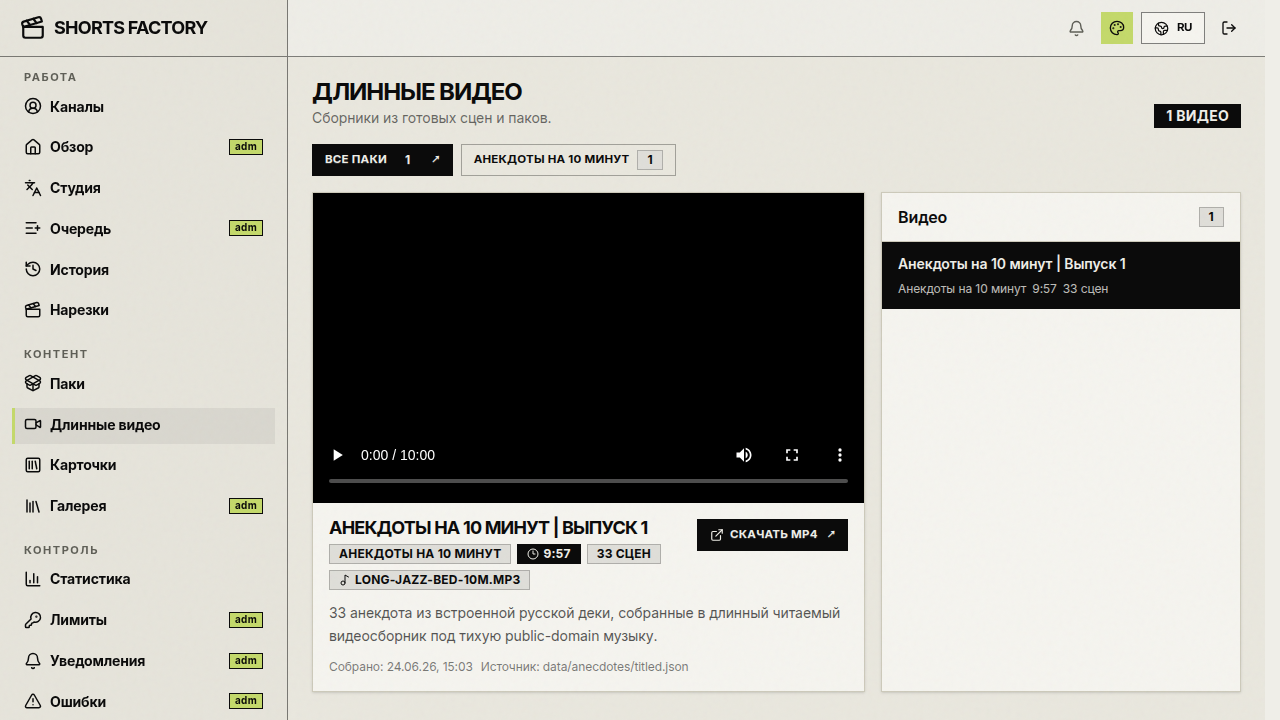
#> input picture long-videos-landscape-page.png, 1280 x 720 px
$ python _vr-prep.py ../long-videos-landscape-page.png ../long-videos-page.png 5
#> lines starting #> are read from the running program, lines starting #| are printed output that depends on the picture; after the words box and inside, x2 and y2 are one past the last pixel; in counts of white or black regions, pixels touching at a corner belong together
#!/usr/bin/env python3
"""Normalize a source puzzle image for the visual-riddles card frame.

Trims the image's own near-white margins (so the puzzle fills the frame instead of
floating tiny inside a white box), stretches contrast (faded vintage engravings read
poorly on a phone), and caps the long side at maxdim px (keeps the inlined data URI
small so Chrome's setContent does not time out on huge library scans).

Usage: python _vr-prep.py <src> <out> [maxdim=1200]
"""
import sys
from PIL import Image, ImageChops, ImageOps


def main() -> None:
    src, out = sys.argv[1], sys.argv[2]
    maxdim = int(sys.argv[3]) if len(sys.argv) > 3 else 1200

    im = Image.open(src)
#> im is the input picture: PIL image 1280x720 RGB; mean R, G, B 178.9, 177.8, 171.9
    # Flatten transparency onto white (cards sit on a white mat).
    if im.mode in ("RGBA", "LA", "P"):
        im = im.convert("RGBA")
        bg = Image.new("RGBA", im.size, (255, 255, 255, 255))
        im = Image.alpha_composite(bg, im).convert("RGB")
    else:
        im = im.convert("RGB")

    # Trim near-white border: bounding box of pixels that differ from white.
    gray = im.convert("L")
    diff = ImageChops.difference(gray, Image.new("L", gray.size, 255))
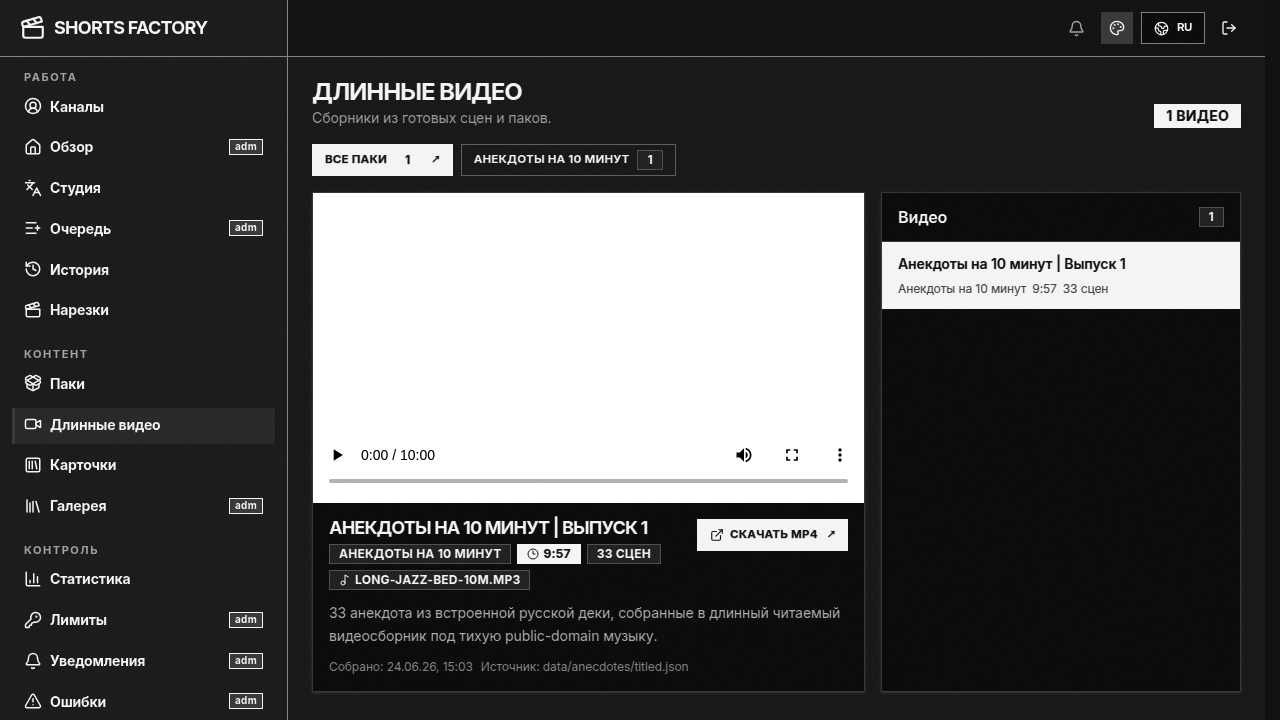
#> diff: PIL image 1280x720 L; min 0, max 255, mean 77.4
    mask = diff.point(lambda p: 255 if p > 8 else 0)
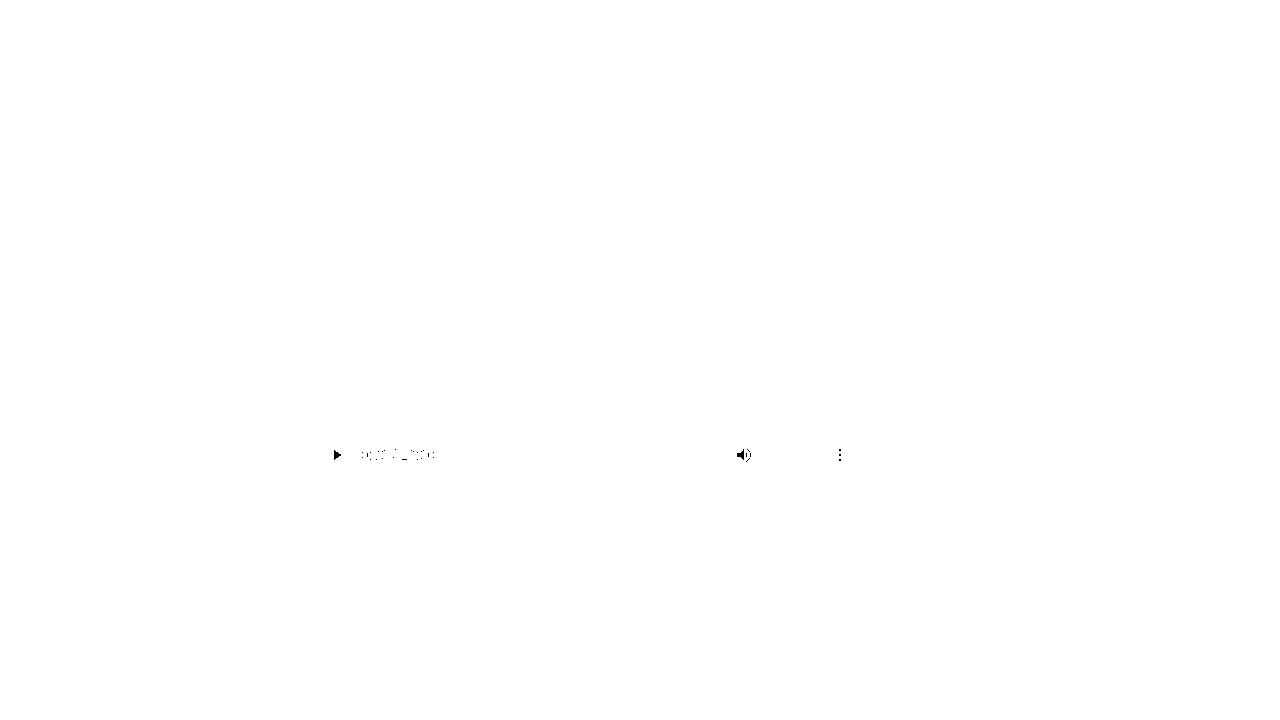
#> mask: PIL image 1280x720 L; 100% white; 32 black regions (30 under 20 px), largest, box (x1, y1, x2, y2) and area: (737, 449, 744, 460) 41, (334, 450, 341, 460) 38
    bbox = mask.getbbox()
#> bbox = (0, 0, 1280, 720)
    if bbox:
        pad = 10
        left, top, right, bot = bbox
#> left = 0; top = 0; right = 1280; bot = 720
        im = im.crop((max(0, left - pad), max(0, top - pad),
                      min(im.size[0], right + pad), min(im.size[1], bot + pad)))

    # Stretch contrast (no-op for already-pure black/white line art; rescues faded scans).
    im = ImageOps.autocontrast(im, cutoff=1)

    # Cap long side.
    w, h = im.size
#> w = 1280; h = 720
    scale = min(1.0, maxdim / max(w, h))
#> scale = 0.00391
    if scale < 1.0:
        im = im.resize((max(1, round(w * scale)), max(1, round(h * scale))), Image.LANCZOS)

    save_kwargs = {"quality": 92} if out.lower().endswith((".jpg", ".jpeg")) else {}
    im.save(out, **save_kwargs)


if __name__ == "__main__":
    main()
